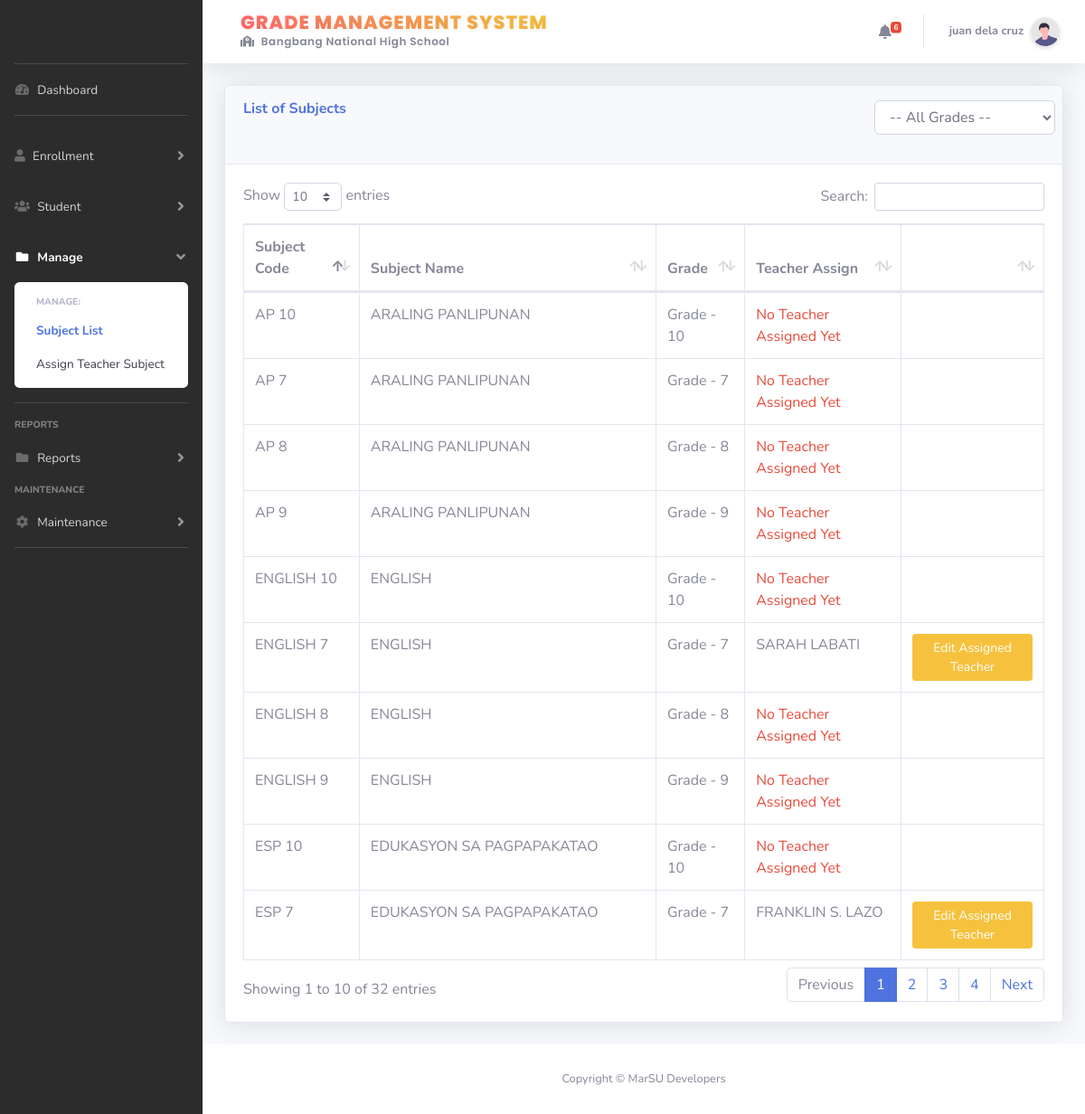
/users/admin/assignSubject.php (signed in), run on the app's committed database.
### tables this page shows
CREATE TABLE `user_tbl` (
  `userid` int(11) NOT NULL,
  `fullname` varchar(30) DEFAULT NULL,
  `email` varchar(255) NOT NULL,
  `username` varchar(20) DEFAULT NULL,
  `password` varchar(300) DEFAULT NULL,
  `usertype` int(1) DEFAULT 1,
  `useractive` int(1) DEFAULT 1,
  `dateCreated` timestamp NULL DEFAULT current_timestamp(),
  `dateUpdated` timestamp NULL DEFAULT current_timestamp() ON UPDATE current_timestamp(),
  `contact_number` varchar(20) NOT NULL,
  `position` varchar(255) NOT NULL,
  `code` varchar(200) NOT NULL,
  `profile_pic` varchar(250) DEFAULT NULL
);

CREATE TABLE `subject_tbl` (
  `subject_id` int(11) NOT NULL,
  `subject_code` varchar(50) NOT NULL,
  `subject_name` varchar(100) NOT NULL,
  `subject_grade` varchar(100) NOT NULL,
  `teacher_assign` varchar(20) DEFAULT NULL
);

CREATE TABLE `teacher_tbl` (
  `teacher_id` varchar(20) NOT NULL,
  `teacher_name` varchar(100) NOT NULL,
  `first_name` varchar(50) NOT NULL,
  `middle_name` varchar(50) NOT NULL,
  `last_name` varchar(50) NOT NULL,
  `ext` varchar(50) DEFAULT NULL,
  `email` varchar(50) NOT NULL,
  `teacher_type` enum('Class Adviser','Subject Teacher') NOT NULL,
  `grade_level` int(11) DEFAULT NULL,
  `section_id` int(11) DEFAULT NULL,
  `password` varchar(100) NOT NULL,
  `profile` varchar(200) NOT NULL,
  `teacher_status` int(11) NOT NULL DEFAULT 1,
  `specialization` varchar(255) DEFAULT NULL,
  `degree` varchar(250) NOT NULL
);

### users/admin/assignSubject.php (the view, shortened to what this page needs)
<?php
include '../../config.php';
?>
<!DOCTYPE html>
<html lang="en">
<?php include './../template/header.php' ?>
<body id="page-top">
    <div id="wrapper">
        <?php include './../template/sidebar.php' ?>
        <div id="content-wrapper" class="d-flex flex-column">
            <div id="content">
                <?php include './../template/navbar.php'; ?>
                <div class="container-fluid  ">
                    <div class="card shadow mb-4  ">
                        <div class="card-header py-3">
                            <div class="row">
                                <div class="col">
                                    <h6 class="m-0 font-weight-bold text-primary">List of Subjects </h6>
                                </div>
                                <div class="col-">
                                    <form method="GET">
                                        <select name="grade" id="gradeFilter" onchange="this.form.submit()" class="form-control mb-3" style="width: 200px;">
                                            <option value="">-- All Grades --</option>
                                        </select>
                                    </form>
                                </div>
                            </div>
                        </div>
                        <div class="card-body">
                            <div class="table-responsive">
                                <table class="table table-bordered" id="dataTable" width="100%" cellspacing="0">
                                    <thead>
                                        <tr>
                                            <th>Subject Code</th>
                                            <th>Subject Name </th>
                                            <th>Grade </th>
                                            <th>Teacher Assign </th>
                                            <th></th>
                                        </tr>
                                    </thead>
                                    <tbody>
                                        <?php
                                        $sql = "SELECT * FROM subject_tbl
                                        LEFT JOIN teacher_tbl ON teacher_tbl.teacher_id = subject_tbl.teacher_assign";
                                        $result = mysqli_query($conn, $sql);
                                        while ($res = mysqli_fetch_assoc($result)) {
                                        ?>
                                            <tr>
                                                <td><?php echo $res['subject_code'] ?>
                                                </td>
                                                <td><?php echo $res['subject_name'] ?>
                                                </td>
                                                <td><?php echo 'Grade - ' . $res['subject_grade'] ?>
                                                </td>
                                                <td>
                                                    <?php
                                                    echo $res['teacher_name'] ? $res['teacher_name'] : '
                                                <span class="text-danger">No Teacher Assigned Yet</span>';
                                                    ?>
                                                </td>
                                                <td>
                                                    <?php if (!empty($res['teacher_assign'])): ?>
                                                        <a href="#" class="btn btn-warning btn-sm assign-teacher-btn"
                                                            data-subject-id="<?= $res['subject_id']; ?>">
                                                            Edit Assigned Teacher
                                                        </a>
                                                    <?php endif; ?>
                                                </td>
                                            </tr>
                                        <?php } ?>
                                    </tbody>
                                </table>
                            </div>
                        </div>
                    </div>
                </div>
            </div>
            <?php include './../template/footer.php'; ?>
        </div>
    </div>
</body>
</html>

### users/template/navbar.php (shortened to what this page needs)
<nav class="navbar navbar-expand navbar-light bg-white topbar mb-4 static-top shadow">
    <div class="d-none d-sm-inline-block form-inline mr-auto ml-md-3 my-2 my-md-0 mw-100">
        <a href="index" class="brand-wrapper" title="Go to Dashboard">
            <div class="d-flex flex-column">
                <h5 class="brand-title">
                    Grade Management System
                </h5>
                <span class="brand-subtitle">
                    <i class="fas fa-school mr-1"></i> Bangbang National High School
                </span>
            </div>
        </a>
    </div>
    <ul class="navbar-nav ml-auto">
        <li class="nav-item dropdown no-arrow mx-1">
            <a class="nav-link dropdown-toggle hover-effect" href="#" id="alertsDropdown" role="button"
                data-toggle="dropdown" aria-haspopup="true" aria-expanded="false">
                <i class="fas fa-bell fa-fw text-gray-600"></i>
                <?php
                if (isset($conn)) {
                    $results = $conn->query("SELECT COUNT(*) AS count FROM enrollment_tbl WHERE enrollment_status = 1");
                    $count = 0;
                    if ($results) {
                        $rows = $results->fetch_assoc();
                        $count = $rows['count'];
                    }
                } else {
                    $count = 0;
                }
                ?>
                <span class="badge badge-danger badge-counter" style="<?php echo ($count > 0) ? '' : 'display: none;'; ?>">
                    <?php echo ($count > 0) ? $count : ''; ?>
                </span>
            </a>
        </li>
        <li class="nav-item dropdown no-arrow">
            <a class="nav-link dropdown-toggle hover-effect" href="#" id="userDropdown" role="button" data-toggle="dropdown"
                aria-haspopup="true" aria-expanded="false">
                <span class="mr-2 d-none d-lg-inline text-gray-600 small font-weight-bold">
                    <?php
                    if (isset($_SESSION['userid'])) {
                        $userid = $_SESSION['userid'];
                        $user_query = "SELECT fullname FROM user_tbl WHERE userid = '$userid'";
                        $result_user = mysqli_query($conn, $user_query);
                        $row_user_session = mysqli_fetch_assoc($result_user);
                        echo $row_user_session['fullname'];
                    } else if (isset($_SESSION['teacher_id'])) {
                        $teacher_id = $_SESSION['teacher_id'];
                        $teacher_query = "SELECT teacher_name FROM teacher_tbl WHERE teacher_id = '$teacher_id'";
                        $result_teacher = mysqli_query($conn, $teacher_query);
                        $row_teacher_session = mysqli_fetch_assoc($result_teacher);
                        echo $row_teacher_session['teacher_name'];
                    } else if (isset($_SESSION['student_id'])) {
                        $my_student_id = $_SESSION['student_id'];
                        $student_query = "SELECT firstname, lastname FROM student_tbl
                        INNER JOIN enrollment_tbl ON enrollment_tbl.enrollmentId = student_tbl.enrollment_id WHERE student_id = '$my_student_id'";
                        $result_student = mysqli_query($conn, $student_query);
                        $row_student_session = mysqli_fetch_assoc($result_student);
                        echo $row_student_session['firstname'] . ' ' . $row_student_session['lastname'];
                    } else {
                        echo "Guest";
                    }
                    ?>
                </span>
                <img class="img-profile rounded-circle shadow-sm" src="../img/undraw_profile.svg">
            </a>
        </li>
    </ul>
</nav>

### data on the page
user_tbl: fullname "juan dela cruz"
subject_tbl: subject_code "ENGLISH 7", subject_name "ENGLISH", subject_grade "7", teacher_tbl.teacher_name "SARAH LABATI"
subject_tbl: subject_code "AP 7", subject_name "ARALING PANLIPUNAN", subject_grade "7", shows "No Teacher Assigned Yet"
subject_tbl: subject_code "ESP 7", subject_name "EDUKASYON SA PAGPAPAKATAO", subject_grade "7", teacher_tbl.teacher_name "FRANKLIN S. LAZO"
subject_tbl: subject_code "AP 8", subject_name "ARALING PANLIPUNAN", subject_grade "8", shows "No Teacher Assigned Yet"
subject_tbl: subject_code "ENGLISH 8", subject_name "ENGLISH", subject_grade "8", shows "No Teacher Assigned Yet"
subject_tbl: subject_code "ENGLISH 9", subject_name "ENGLISH", subject_grade "9", shows "No Teacher Assigned Yet"
subject_tbl: subject_code "AP 9", subject_name "ARALING PANLIPUNAN", subject_grade "9", shows "No Teacher Assigned Yet"
subject_tbl: subject_code "ENGLISH 10", subject_name "ENGLISH", subject_grade "10", shows "No Teacher Assigned Yet"
subject_tbl: subject_code "ESP 10", subject_name "EDUKASYON SA PAGPAPAKATAO", subject_grade "10", shows "No Teacher Assigned Yet"
subject_tbl: subject_code "AP 10", subject_name "ARALING PANLIPUNAN", subject_grade "10", shows "No Teacher Assigned Yet"

### other printed values
$count "6"
